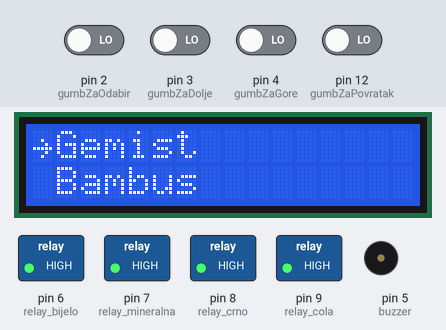
A sketch run on a simulated Arduino Uno, built with avr-gcc and run on an emulated ATmega328P. Shown: 16×2 character LCD, switched loads named in the sketch (green lamp = pin HIGH), buzzer (waves = sounding, pin HIGH). The test bench sets the inputs (shaded band); at power-on: pin 2 (gumbZaOdabir), pin 3 (gumbZaDolje), pin 4 (gumbZaGore), pin 12 (gumbZaPovratak) LOW. What the sketch prints to the serial monitor is not drawn.

Above: at 2.2 s.
2.3 s: pin 2 (gumbZaOdabir) driven HIGH
At 4.4 s:
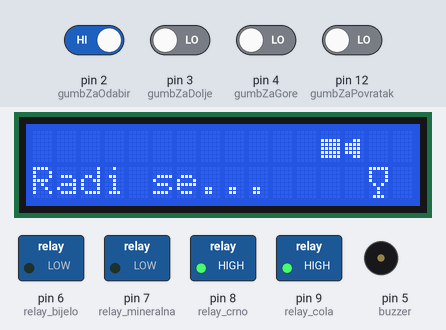
5.0 s: pin 2 (gumbZaOdabir) driven LOW and pin 3 (gumbZaDolje) driven HIGH
8.0 s: pin 2 (gumbZaOdabir) driven HIGH
At 10.1 s:
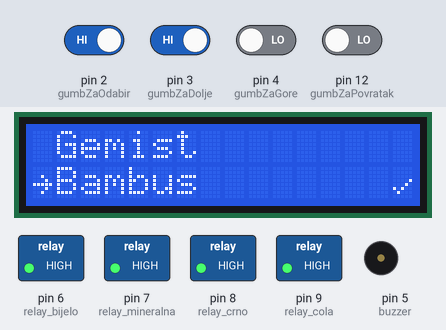
10.7 s: pin 3 (gumbZaDolje) driven LOW and pin 4 (gumbZaGore) driven HIGH
13.7 s: pin 2 (gumbZaOdabir) driven LOW
At 14.43 s:
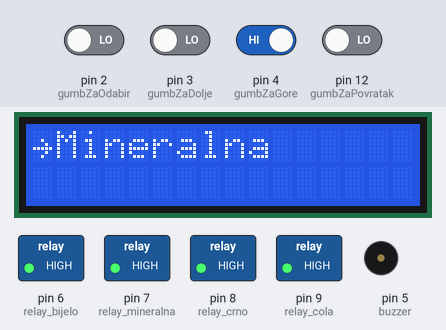
16.6 s: pin 2 (gumbZaOdabir) driven HIGH
At 18.1 s:
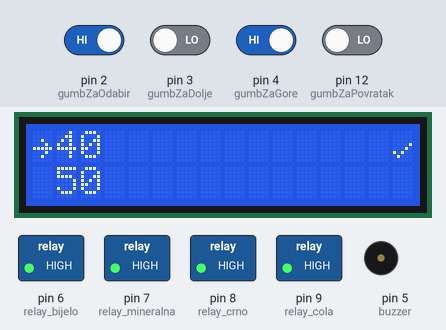
Timing chart, 0 to 19.7 s (numbered marks = the images above; inputs shaded):
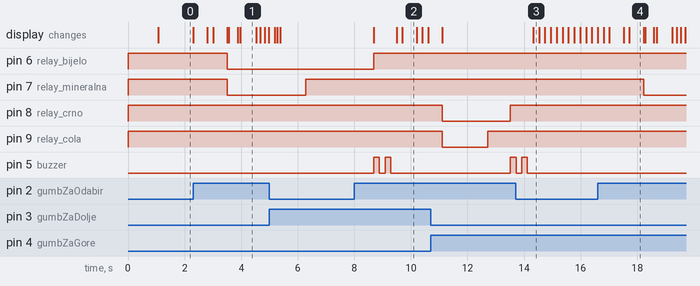

Measured:
- after the input at 2.3 s, pin 6 (relay_bijelo), pin 7 (relay_mineralna): HIGH → LOW after 1.2 s; the display: first changes at once (image 1 shows a later state)
- after the input at 8.0 s, the display: first differs from a run without the input after 1.7 s (image 2)
- after the input at 13.7 s, pin 7 (relay_mineralna): stays HIGH (without the input it goes to LOW after 2.0 s)
- after the input at 16.6 s, pin 7 (relay_mineralna): HIGH → LOW after 1.6 s; the display: first differs from a run without the input after 0.41 s (image 4 shows a later state)
- what the display in image 2 shows lasts 0.5 s, from 9.7 s to 10.2 s

The sketch:

Tocionik_pica.ino
```cpp
#include <SPI.h>
#include <LiquidCrystal.h>

LiquidCrystal lcd(10);

#define buzzer 5

#define gumbZaGore 4
#define gumbZaDolje 3
#define gumbZaOdabir 2
#define gumbZaPovratak 12


#define relay_bijelo 6
#define relay_crno 8
#define relay_cola 9
#define relay_mineralna 7

#define MAX_BROJ_BEEP 2
#define DELAY delay(200)


/////////Deklaracija Animacije////

int redPixelaLCD;
byte tociona[8];
byte prazan[4] = {0};
int varijabla;

byte strelica [] = {
  B00000,
  B00000,
  B00100,
  B00010,
  B11111,
  B00010,
  B00100,
  B00000,
};
byte kvacica[] = {
  B00000,
  B00000,
  B00000,
  B00001,
  B00010,
  B10100,
  B01000,
  B00000,
};

byte boca[8] = {
  B11111,
  B01110,
  B01110,
  B11111,
  B11111,
  B11111,
  B11111,
  B11111,
};
byte bocapola[8] = {
  B00000,
  B00000,
  B11111,
  B11111,
  B11111,
  B11111,
  B11111,
  B00000,
};
byte bocavrat[8] = {
  B00000,
  B00000,
  B00110,
  B11110,
  B11110,
  B11110,
  B00110,
  B00000,
};
byte casa[8] = {
  B11111,
  B10001,
  B10001,
  B10001,
  B01010,
  B00100,
  B00100,
  B01110,
};
//////////////////////////////Deklaracija//////////////////////////////////////////////////////

char *ispisMenija [] = {
  "Gemist",
  "Bambus",
  "Cola",
  "Mineralna",
};

char *ispisPostotaka[] = {"10", "20", "30", "40", "50", "60", "70", "80", "90", "100"};
int vrijednostPostotaka[] = {10, 20, 30, 40, 50, 60, 70, 80, 90, 100};

int flagStrelica;

bool vrijednostGumbaZaDolje, vrijednostGumbaZaGore, vrijednostGumbaZaOdabir, vrijednostGumbaZaPovratak;

int trenutnaPozicijaMenija = 0;
int brojPonudeSadrzajaMenija = sizeof(ispisMenija) / sizeof(*ispisMenija);

int trenutnaPozicijaPostotka = 0;
int brojPonudePostotaka = sizeof(ispisPostotaka) / sizeof(*ispisPostotaka);

bool flagPumpa1 = 0, flagPumpa2 = 0;

//tajmer
unsigned long trenutnoVrijeme;
long vremenskiIntervalRadaPumpePrva;
long vremenskiIntervalRadaPumpeDruga;


//////////////////////////////setUp////////////////////////////////////////////////////////

void setup()
{
  pinMode(buzzer, OUTPUT);

  pinMode(relay_bijelo, OUTPUT);
  pinMode(relay_crno, OUTPUT);
  pinMode(relay_cola, OUTPUT);
  pinMode(relay_mineralna, OUTPUT);

  pinMode(gumbZaDolje, INPUT);
  pinMode(gumbZaGore, INPUT);
  pinMode(gumbZaOdabir, INPUT);
  pinMode( gumbZaPovratak, INPUT);

  digitalWrite(relay_bijelo, HIGH);
  digitalWrite(relay_crno, HIGH);
  digitalWrite(relay_cola, HIGH);
  digitalWrite(relay_mineralna, HIGH);
  Serial.begin(9600);
  lcd.begin(16, 2);
  lcd.print("   Dobrodosli!");
  lcd.setCursor(0, 1);
  lcd.print("****************");
  delay(1000);
  lcd.clear();
}
///////////////////////////////Main///////////////////////////////////////////////////////
void loop()
{
  if (trenutnaPozicijaMenija == 0)
    startPrikazMenija();

  ocitanjeVrijednostiGumbica();

  if (vrijednostGumbaZaDolje == HIGH) {
    pomakStreliceDolje();
    pomakMenijaDolje(ispisMenija, brojPonudeSadrzajaMenija, &trenutnaPozicijaMenija);
  }

  if ( vrijednostGumbaZaGore == HIGH) {
    pomakStreliceGore();
    pomakMenijaGore(ispisMenija, brojPonudeSadrzajaMenija, &trenutnaPozicijaMenija);

  }

  if ( vrijednostGumbaZaOdabir == HIGH) {
    animacijaKvaciceZaOdabir();
    delay(500);
    lcd.clear();
    podmeniSaPostocima();
  }

}
////////////////////////////////PodMeni//////////////////////////////////////////////////////

void podmeniSaPostocima() {
  pomakStreliceGore();
  pomakMenijaDolje(ispisPostotaka, brojPonudePostotaka, &trenutnaPozicijaPostotka);
  flagStrelica = 0;
  do {

    ocitanjeVrijednostiGumbica();

    if (vrijednostGumbaZaDolje == HIGH) {
      pomakStreliceDolje();
      pomakMenijaDolje(ispisPostotaka, brojPonudePostotaka, &trenutnaPozicijaPostotka);


      if (trenutnaPozicijaPostotka == 0)
        startPrikazPodmenija();
    }


    if ( vrijednostGumbaZaOdabir == HIGH) {
      animacijaKvaciceZaOdabir();
      delay(500);
      izracunRadaPumpi ();
      melodijaBuzzera();
      return;
    }


    if ( vrijednostGumbaZaGore == HIGH) {


      pomakStreliceGore();
      pomakMenijaGore(ispisPostotaka, brojPonudePostotaka, &trenutnaPozicijaPostotka);
    }
    if (vrijednostGumbaZaPovratak == HIGH) {
      pomakStreliceGore();
      pomakMenijaDolje(ispisMenija, brojPonudeSadrzajaMenija, &trenutnaPozicijaMenija);
      flagStrelica = 0;
      return;

    }


  } while (1);
}

void izracunRadaPumpi () {
  lcd.clear();
  vremenskiIntervalRadaPumpePrva = map(1, 0, 10 - (trenutnaPozicijaPostotka + 1), 0, (10 - (trenutnaPozicijaPostotka + 1)) * (10 - (trenutnaPozicijaPostotka + 1)) * 400);
  vremenskiIntervalRadaPumpeDruga = map(1, 0, vrijednostPostotaka[trenutnaPozicijaPostotka] / 10, 0, (trenutnaPozicijaPostotka + 1) * (trenutnaPozicijaPostotka + 1) * 400);
  Serial.println(vremenskiIntervalRadaPumpePrva);
  Serial.println(vremenskiIntervalRadaPumpeDruga);
  switch (trenutnaPozicijaMenija) {
    //////////////////////////////////////case 0/////////////////////////////////////////////////
    case 0:

      digitalWrite(relay_bijelo, LOW);
      digitalWrite(relay_mineralna, LOW);
      loadingAnimacijaOdabira ();
      trenutnoVrijeme = millis();


      do {

        if ((millis() - trenutnoVrijeme) > vremenskiIntervalRadaPumpePrva) {
          flagPumpa1 = 1;
          digitalWrite(relay_bijelo, HIGH);

        }
        if ((millis() - trenutnoVrijeme) > vremenskiIntervalRadaPumpeDruga) {
          digitalWrite(relay_mineralna, HIGH);
          flagPumpa2 = 1;
        }
      } while (flagPumpa1 == 0 || flagPumpa1 == 0);
      flagPumpa1 = 0;
      flagPumpa2 = 0;
      lcd.clear();
      flagStrelica = 0;
      return;
    //////////////////////////////////////case 1///////////////////////////////////////////////
    case 1:

      digitalWrite(relay_crno, LOW);
      digitalWrite(relay_cola, LOW);
      trenutnoVrijeme = millis();


      do {
        if ((millis() - trenutnoVrijeme) > vremenskiIntervalRadaPumpePrva) {
          flagPumpa1 = 1;
          digitalWrite(relay_crno, HIGH);
        }

        if ((millis() - trenutnoVrijeme) > vremenskiIntervalRadaPumpeDruga) {
          digitalWrite(relay_cola, HIGH);
          flagPumpa2 = 1;
        }
      } while (flagPumpa1 == 0 || flagPumpa2 == 0);
      flagPumpa1 = 0;
      flagPumpa2 = 0;
      lcd.clear();
      trenutnaPozicijaMenija = 0;
      flagStrelica = 0;
      return;
    //////////////////////////////////////case 2///////////////////////////////////////////////
    case 2:

      digitalWrite(relay_cola, LOW);
      loadingAnimacijaOdabira ();
      trenutnoVrijeme = millis();

      do {

        if ((millis() - trenutnoVrijeme) > vremenskiIntervalRadaPumpePrva) {
          flagPumpa1 = 1;
          digitalWrite(relay_cola, HIGH);

        }
      } while (!flagPumpa1);

      flagPumpa1 = 0;
      lcd.clear();
      trenutnaPozicijaMenija = 0;
      flagStrelica = 0;
      return;

    ///////////////////////////////////////case 3///////////////////////////////////////////
    case 3:

      digitalWrite(relay_mineralna, LOW);
      loadingAnimacijaOdabira ();
      trenutnoVrijeme = millis();

      do {
        if ((millis() - trenutnoVrijeme) > vremenskiIntervalRadaPumpePrva) {
          flagPumpa1 = 1;
          digitalWrite(relay_mineralna, HIGH);

        }
      } while (!flagPumpa1);
      flagPumpa1 = 0;
      lcd.clear();
      trenutnaPozicijaMenija = 0;
      flagStrelica = 0;
      return;
  }


}


void loadingAnimacijaOdabira () {
  int varijabla = 5, a;
  delay(50);
  lcd.clear();
  lcd.setCursor(0, 1);
  lcd.print("Radi se...");
  lcd.setCursor(varijabla + 7, 0);
  lcd.write(byte(1));
  lcd.createChar(1, boca);
  delay(300);
  lcd.clear();

  lcd.setCursor(0, 1);
  lcd.print("Radi se...");
  lcd.setCursor(varijabla + 7, 0);
  lcd.write(byte(2));
  lcd.createChar(2, bocapola);
  lcd.setCursor(varijabla + 8, 0);
  lcd.write(byte(3));
  lcd.createChar(3, bocavrat);
  lcd.setCursor(varijabla + 9, 1);
  delay(100);
  lcd.write(byte(4));
  lcd.createChar(4, casa);
  delay(500);

  for (varijabla = 0, a = 16; varijabla < 4; varijabla++, a = a / 2) {
    prazan[varijabla] = tociona[4 + varijabla];
    tociona[4 + varijabla] = a;
    delay(50);
    lcd.setCursor(7 + 7, 0);
    lcd.write(byte(5));
    lcd.createChar(5, tociona);
    delay(100);
  }
  for (varijabla = 0; varijabla < 4; varijabla++) {
    tociona[4 + varijabla] = prazan[varijabla];
  }

  for (varijabla = 0; varijabla < 3; varijabla++) {
    switch (varijabla) {
      case 0:
        prazan[varijabla] = casa[4 - varijabla];
        casa[4] = 14;
        break;
      case 1:
        prazan[varijabla] = casa[4 - varijabla];
        casa[3] = 31;
        break;
      case 2:
        prazan[varijabla] = casa[4 - varijabla];
        casa[2] = 31;
        break;
    };
    delay(100);
    lcd.setCursor(7 + 7, 1);
    lcd.write(byte(4));
    lcd.createChar(4, casa);
  }
  for (varijabla = 0; varijabla < 3; varijabla++) {
    casa[4 - varijabla] = prazan[varijabla];
  }
  delay(100);

}

void pomakMenijaDolje (char **pointerNaSadrzajMenija, int duljinaProslijedenogNiza, int *pointerNaPozicijuMenija) {

  lcd.setCursor(1, 0);
  lcd.print(pointerNaSadrzajMenija[*pointerNaPozicijuMenija]);
  lcd.setCursor(1, 1);
  lcd.print(pointerNaSadrzajMenija[*pointerNaPozicijuMenija + 1]);
  flagStrelica = 1;
  *pointerNaPozicijuMenija += 1;

  if (*pointerNaPozicijuMenija == duljinaProslijedenogNiza) {
    *pointerNaPozicijuMenija = 0;
    flagStrelica = 0;
    lcd.clear();
  }

  delay(200);
}

void pomakMenijaGore (char **pointerNaSadrzajMenija, int duljinaProslijedenogNiza, int *pointerNaPozicijuMenija) {
  if (*pointerNaPozicijuMenija == 0) {
    pomakStreliceGore();
    *pointerNaPozicijuMenija = duljinaProslijedenogNiza - 1;
    lcd.setCursor(1, 0);
    lcd.print(pointerNaSadrzajMenija[*pointerNaPozicijuMenija]);
  }
  else {
    *pointerNaPozicijuMenija -= 1;

    lcd.setCursor(1, 0);
    lcd.print(pointerNaSadrzajMenija[*pointerNaPozicijuMenija]);
    lcd.setCursor(1, 1);
    lcd.print(pointerNaSadrzajMenija[*pointerNaPozicijuMenija + 1]);
    flagStrelica = 0;


  }
  delay(200);

}

void pomakStreliceDolje () {

  lcd.clear();
  lcd.setCursor(0, 1);
  lcd.write(byte(0));
  lcd.createChar(0, strelica);

}

void pomakStreliceGore() {

  lcd.clear();
  lcd.setCursor(0, 0);
  lcd.write(byte(0));
  lcd.createChar(0, strelica);

}

void startPrikazMenija() {

  lcd.setCursor(0, 1);
  lcd.print(" ");
  lcd.setCursor(0, 0);
  lcd.write(byte(0));
  lcd.createChar(0, strelica);
  lcd.setCursor(1, 0);
  lcd.print(ispisMenija[trenutnaPozicijaMenija]);
  lcd.setCursor(1, 1);
  lcd.print(ispisMenija[trenutnaPozicijaMenija + 1]);

}

void startPrikazPodmenija() {

  lcd.setCursor(0, 0);
  lcd.write(byte(0));
  lcd.createChar(0, strelica);
  lcd.setCursor(1, 0);
  lcd.print(ispisPostotaka[trenutnaPozicijaPostotka]);
  lcd.setCursor(1, 1);
  lcd.print(ispisPostotaka[trenutnaPozicijaPostotka + 1]);

}

void  animacijaKvaciceZaOdabir () {
  lcd.setCursor(15, flagStrelica);
  lcd.write(byte(1));
  lcd.createChar(1, kvacica);
}

void ocitanjeVrijednostiGumbica() {
  vrijednostGumbaZaPovratak = digitalRead(gumbZaPovratak);
  vrijednostGumbaZaDolje = digitalRead(gumbZaDolje);
  vrijednostGumbaZaGore = digitalRead(gumbZaGore);
  vrijednostGumbaZaOdabir = digitalRead(gumbZaOdabir);
}

void melodijaBuzzera () {
  for (int beep = 0; beep < MAX_BROJ_BEEP; beep++) {
    digitalWrite(5, 20);
    DELAY;
    digitalWrite(5, 0);
    DELAY;
  }
}
```
